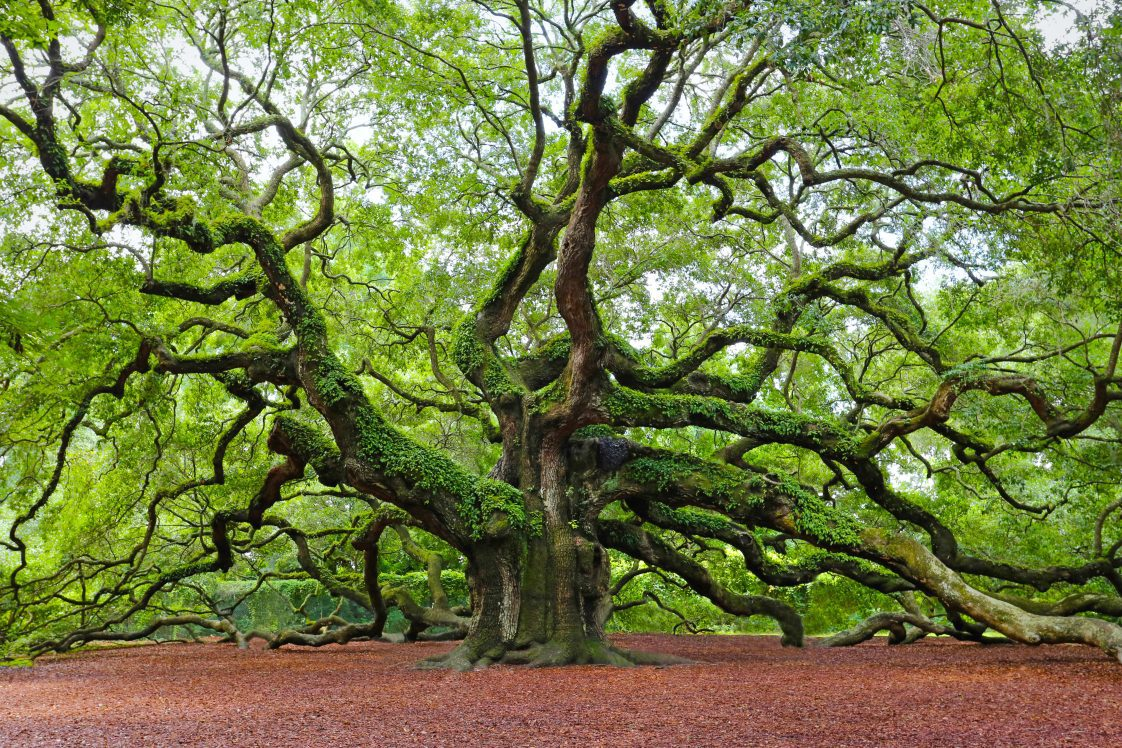
#> input picture exercises/lab 1/images/image.png, 1122 x 748 px
$ python more_exercise3.py
#> lines starting #> are read from the running program, lines starting #| are printed output that depends on the picture
import cv2
import numpy as np

image = cv2.imread("images/image.png")
#> image is the input picture: shape (748, 1122, 3); mean B, G, R 67.3, 122.8, 113.3

for lo, hi in [(50,150), (100,200), (150,300)]:
    cv2.imshow(f"Canny {lo}-{hi}", cv2.Canny(cv2.cvtColor(image, cv2.COLOR_RGB2GRAY), lo, hi))
#> this loop made 3 passes
#> pass 1, `cv2.imshow(f"Canny {lo}-{hi}", cv2.Canny(cv2.cvtColor(image, cv2.COLOR..`:
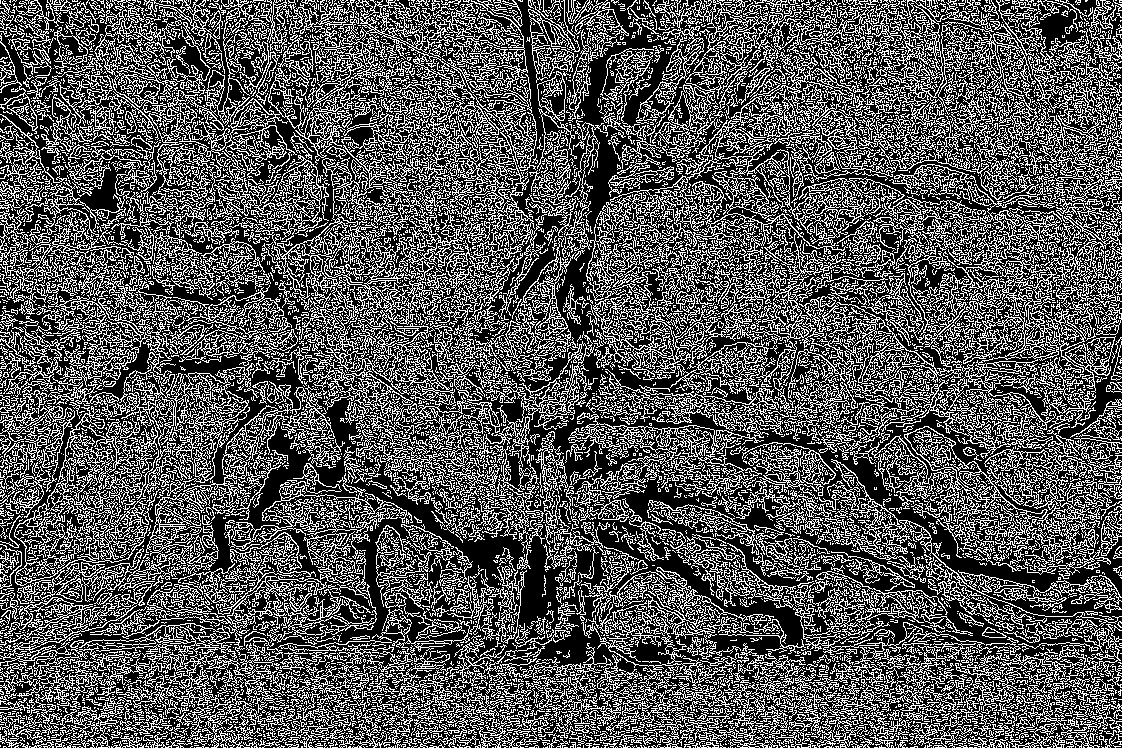
#> window 'Canny 50-150': shape (748, 1122); 34% white in thin lines or dots
#> pass 2, `cv2.imshow(f"Canny {lo}-{hi}", cv2.Canny(cv2.cvtColor(image, cv2.COLOR..`:
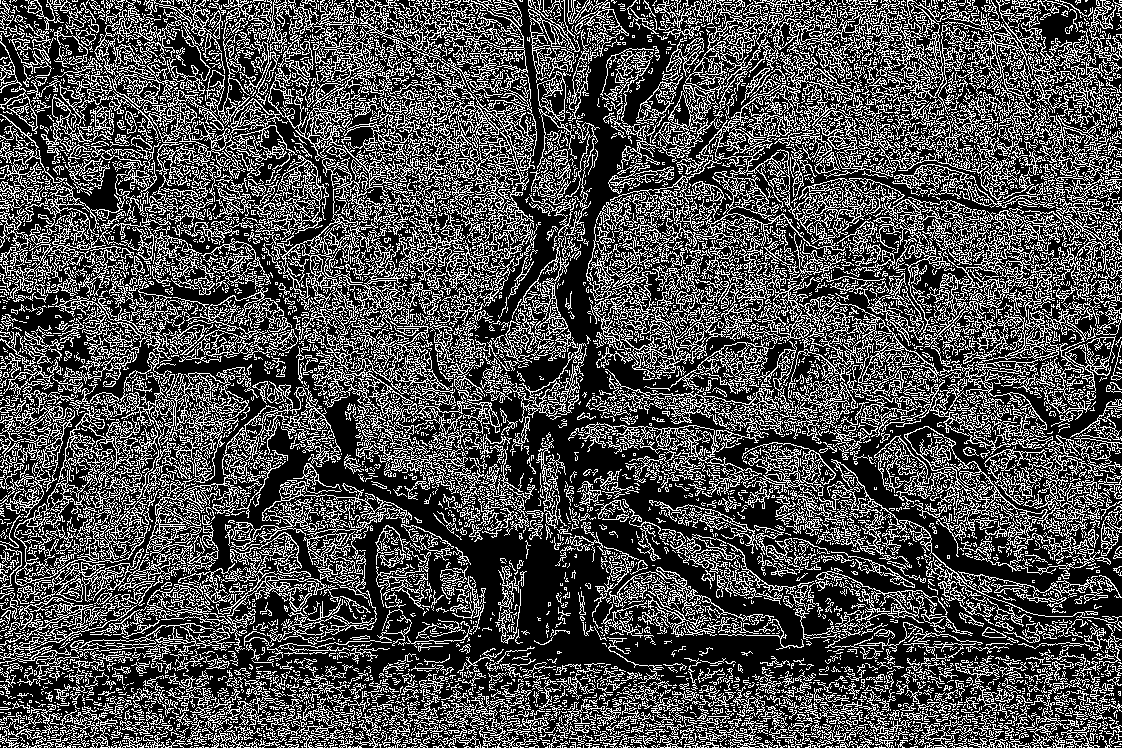
#> window 'Canny 100-200': shape (748, 1122); 30.3% white in thin lines or dots

cv2.waitKey()

# 50-150 did a terrible job, basically just scribbling all over the background leaves instead of the close up tree.
# 100-200 did an alright job, capturing more of the closer branches, still drawing the excess background leaves though.abs
# 150-300 did the best job, providing the most detail of the tree that's the primary subject, as well as even being able to properly outline some of the other background tree's branches, whereas 100-200 failed to properly do so
